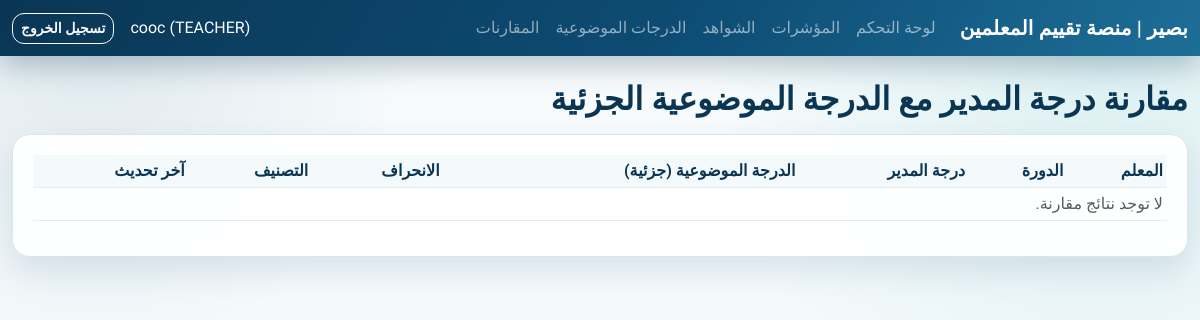
The page /comparisons/ (signed in) on the database as committed earlier.
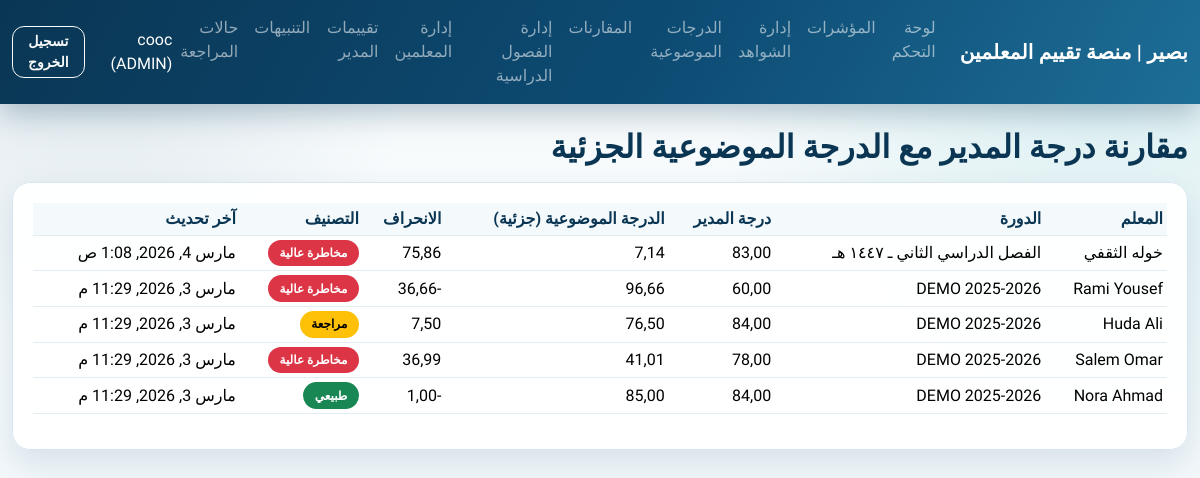
The same page on the database as committed later.
### apps/accounts/models.py (models this page shows)
class User(AbstractUser):
    class Role(models.TextChoices):
        TEACHER = "TEACHER", "Teacher"
        LEADER = "LEADER", "Leader"
        ADMIN = "ADMIN", "Admin"
    role = models.CharField(max_length=16, choices=Role.choices, default=Role.TEACHER)
    school = models.ForeignKey("schools.School", null=True, blank=True, on_delete=models.SET_NULL)
    class Meta:
        indexes = [models.Index(fields=["role", "school"])]

### apps/comparisons/models.py (models this page shows)
class ComparisonResult(models.Model):
    class DeviationLevel(models.TextChoices):
        NORMAL = "NORMAL", "Normal"
        REVIEW = "REVIEW", "Review"
        HIGH_RISK = "HIGH_RISK", "High Risk"
    teacher = models.ForeignKey("teachers.Teacher", on_delete=models.CASCADE, related_name="comparison_results")
    cycle = models.ForeignKey("cycles.EvaluationCycle", on_delete=models.CASCADE, related_name="comparison_results")
    manager_total = models.DecimalField(max_digits=5, decimal_places=2)
    objective_total = models.DecimalField(max_digits=5, decimal_places=2)
    deviation = models.DecimalField(max_digits=6, decimal_places=2)
    deviation_level = models.CharField(max_length=16, choices=DeviationLevel.choices)
    created_at = models.DateTimeField(auto_now=True)
    class Meta:
        constraints = [models.UniqueConstraint(fields=["teacher", "cycle"], name="uq_cmp_teacher_cycle")]
        indexes = [models.Index(fields=["deviation_level", "created_at"])]

### apps/teachers/models.py (models this page shows)
class Teacher(models.Model):
    user = models.OneToOneField("accounts.User", on_delete=models.CASCADE, related_name="teacher_profile")
    school = models.ForeignKey("schools.School", on_delete=models.PROTECT, related_name="teachers")
    employee_id = models.CharField(max_length=50, unique=True)
    is_active = models.BooleanField(default=True)
    created_at = models.DateTimeField(auto_now_add=True)
    class Meta:
        indexes = [models.Index(fields=["school", "employee_id"])]
    def __str__(self) -> str:
        return self.user.get_full_name() or self.user.username

### apps/cycles/models.py (models this page shows, shortened)
class EvaluationCycle(models.Model):
    school = models.ForeignKey("schools.School", on_delete=models.CASCADE, related_name="cycles")
    name = models.CharField(max_length=100)
    start_date = models.DateField()
    end_date = models.DateField()
    is_active = models.BooleanField(default=True)
    created_at = models.DateTimeField(auto_now_add=True)
    class Meta:
        constraints = [
            models.UniqueConstraint(fields=["school", "name"], name="uq_cycle_school_name"),
            models.CheckConstraint(check=models.Q(end_date__gte=models.F("start_date")), name="ck_cycle_dates_order"),
        ]
        indexes = [models.Index(fields=["school", "is_active"])]

### apps/ui/views.py (the view)
# urls.py: path("comparisons/", views.comparisons_page, name="comparisons"),
@login_required
def comparisons_page(request: HttpRequest) -> HttpResponse:
    comparisons = (
        _by_role_queryset(request.user, ComparisonResult)
        .select_related("teacher", "teacher__user", "cycle")
        .order_by("-created_at")
    )
    teacher_id = request.GET.get("teacher_id", "").strip()
    cycle_id = request.GET.get("cycle_id", "").strip()
    if teacher_id:
        comparisons = comparisons.filter(teacher_id=teacher_id)
    if cycle_id:
        comparisons = comparisons.filter(cycle_id=cycle_id)
    return render(request, "ui/comparisons.html", {"comparisons": comparisons})

### apps/ui/views.py (called while the page is built)
def _by_role_queryset(user: User, model, teacher_lookup: str = "teacher"):
    qs = model.objects.all()
    if user.role == User.Role.ADMIN:
        return qs
    if user.role == User.Role.LEADER:
        return qs.filter(**{f"{teacher_lookup}__school": user.school})
    return qs.filter(**{f"{teacher_lookup}__user": user})

### apps/ui/templates/ui/comparisons.html (shortened to what this page needs)
{% extends "ui/base.html" %}
{% block content %}
<h2 class="mb-3">مقارنة درجة المدير مع الدرجة الموضوعية الجزئية</h2>
<div class="card">
  <div class="card-body">
    <div class="table-responsive">
      <table class="table table-sm align-middle">
        <thead><tr><th>المعلم</th><th>الدورة</th><th>درجة المدير</th><th>الدرجة الموضوعية (جزئية)</th><th>الانحراف</th><th>التصنيف</th><th>آخر تحديث</th></tr></thead>
        <tbody>
        {% for c in comparisons %}
          <tr>
            <td>{{ c.teacher }}</td>
            <td>{{ c.cycle.name }}</td>
            <td>{{ c.manager_total }}</td>
            <td>{{ c.objective_total }}</td>
            <td>{{ c.deviation }}</td>
            <td>
              {% if c.deviation_level == 'HIGH_RISK' %}
                <span class="badge text-bg-danger">مخاطرة عالية</span>
              {% elif c.deviation_level == 'REVIEW' %}
                <span class="badge text-bg-warning">مراجعة</span>
              {% else %}
                <span class="badge text-bg-success">طبيعي</span>
              {% endif %}
            </td>
            <td>{{ c.created_at }}</td>
          </tr>
        {% empty %}
          <tr><td colspan="7" class="text-muted">لا توجد نتائج مقارنة.</td></tr>
        {% endfor %}
        </tbody>
      </table>
    </div>
  </div>
</div>
{% endblock %}

### apps/ui/templates/ui/base.html (shortened to what this page needs)
<!doctype html>
<html lang="ar" dir="rtl">
<head>
  <link href="https://cdn.jsdelivr.net/npm/bootstrap@5.3.3/dist/css/bootstrap.rtl.min.css" rel="stylesheet">
</head>
<body>
  <nav class="navbar navbar-expand-lg navbar-dark">
    <div class="container-fluid">
      <a class="navbar-brand" href="{% url 'ui:dashboard' %}">بصير | منصة تقييم المعلمين</a>
      <div class="collapse navbar-collapse show">
        <ul class="navbar-nav me-auto mb-2 mb-lg-0">
          <li class="nav-item"><a class="nav-link" href="{% url 'ui:dashboard' %}">لوحة التحكم</a></li>
          <li class="nav-item"><a class="nav-link" href="{% url 'ui:metrics' %}">المؤشرات</a></li>
          {% if request.user.role == 'TEACHER' %}
            <li class="nav-item"><a class="nav-link" href="{% url 'ui:evidences' %}">الشواهد</a></li>
          {% endif %}
          {% if request.user.role == 'LEADER' or request.user.role == 'ADMIN' %}
            <li class="nav-item"><a class="nav-link" href="{% url 'ui:evidences-admin' %}">إدارة الشواهد</a></li>
          {% endif %}
          <li class="nav-item"><a class="nav-link" href="{% url 'ui:objective-scores' %}">الدرجات الموضوعية</a></li>
          <li class="nav-item"><a class="nav-link" href="{% url 'ui:comparisons' %}">المقارنات</a></li>
          {% if request.user.role == 'LEADER' or request.user.role == 'ADMIN' %}
            <li class="nav-item"><a class="nav-link" href="{% url 'ui:semesters-manage' %}">إدارة الفصول الدراسية</a></li>
            <li class="nav-item"><a class="nav-link" href="{% url 'ui:teachers-manage' %}">إدارة المعلمين</a></li>
            <li class="nav-item"><a class="nav-link" href="{% url 'ui:evaluations' %}">تقييمات المدير</a></li>
            <li class="nav-item"><a class="nav-link" href="{% url 'ui:flags' %}">التنبيهات</a></li>
            <li class="nav-item"><a class="nav-link" href="{% url 'ui:cases' %}">حالات المراجعة</a></li>
          {% endif %}
        </ul>
        <span class="navbar-text text-white me-3">
          {{ request.user.username }} ({{ request.user.role }})
        </span>
        <form action="{% url 'ui:logout' %}" method="post">
          <button class="btn btn-outline-light btn-sm" type="submit">تسجيل الخروج</button>
        </form>
      </div>
    </div>
  </nav>
  <main class="container my-4">
    {% block content %}{% endblock %}
  </main>
</body>
</html>

Rows that differ between the two databases and show on the page:
changed User "cooc": role "TEACHER" → "ADMIN" (drawn); user.role "TEACHER" → "ADMIN"
added ComparisonResult: teacher "خوله الثقفي", cycle.name "الفصل الدراسي الثاني ـ ١٤٤٧ هـ", manager_total "83,00", objective_total "7,14", deviation "75,86", deviation_level "مخاطرة عالية", created_at "مارس 4, 2026, 1:08 ص"
now on this page (row unchanged): ComparisonResult: teacher "Rami Yousef", cycle.name "DEMO 2025-2026", manager_total "60,00", objective_total "96,66", deviation "-36,66", deviation_level "مخاطرة عالية", created_at "مارس 3, 2026, 11:29 م"
now on this page (row unchanged): ComparisonResult: teacher "Huda Ali", cycle.name "DEMO 2025-2026", manager_total "84,00", objective_total "76,50", deviation "7,50", deviation_level "مراجعة", created_at "مارس 3, 2026, 11:29 م"
now on this page (row unchanged): ComparisonResult: teacher "Salem Omar", cycle.name "DEMO 2025-2026", manager_total "78,00", objective_total "41,01", deviation "36,99", deviation_level "مخاطرة عالية", created_at "مارس 3, 2026, 11:29 م"
now on this page (row unchanged): ComparisonResult: teacher "Nora Ahmad", cycle.name "DEMO 2025-2026", manager_total "84,00", objective_total "85,00", deviation "-1,00", deviation_level "طبيعي", created_at "مارس 3, 2026, 11:29 م"
Other text that changed with them:
text no longer shown: "الشواهد لا توجد نتائج مقارنة."
text now shown: "إدارة الشواهد إدارة الفصول الدراسية إدارة المعلمين تقييمات المدير التنبيهات حالات المراجعة"
